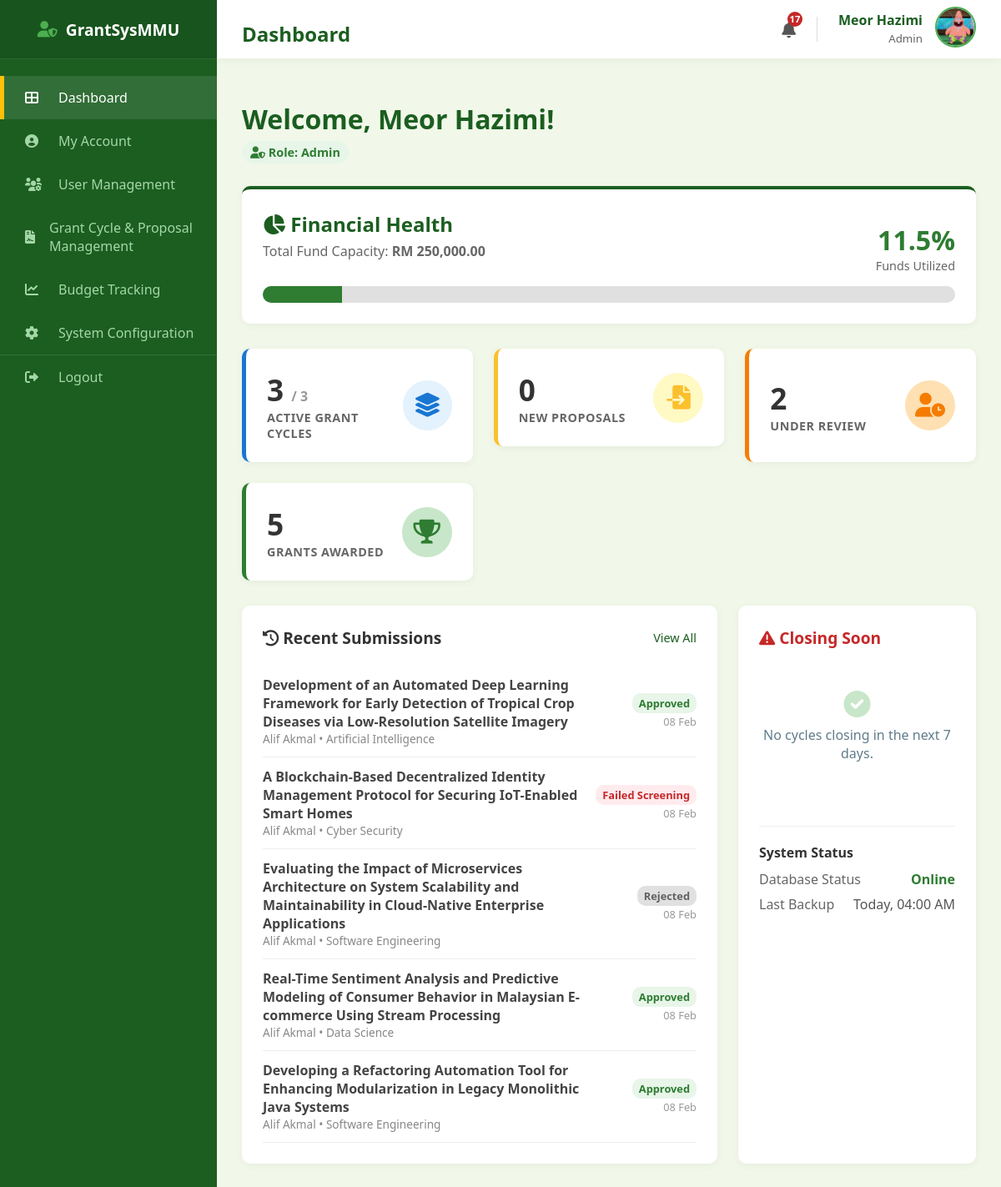
Page /admin/dashboard (signed in) on the earlier database version.
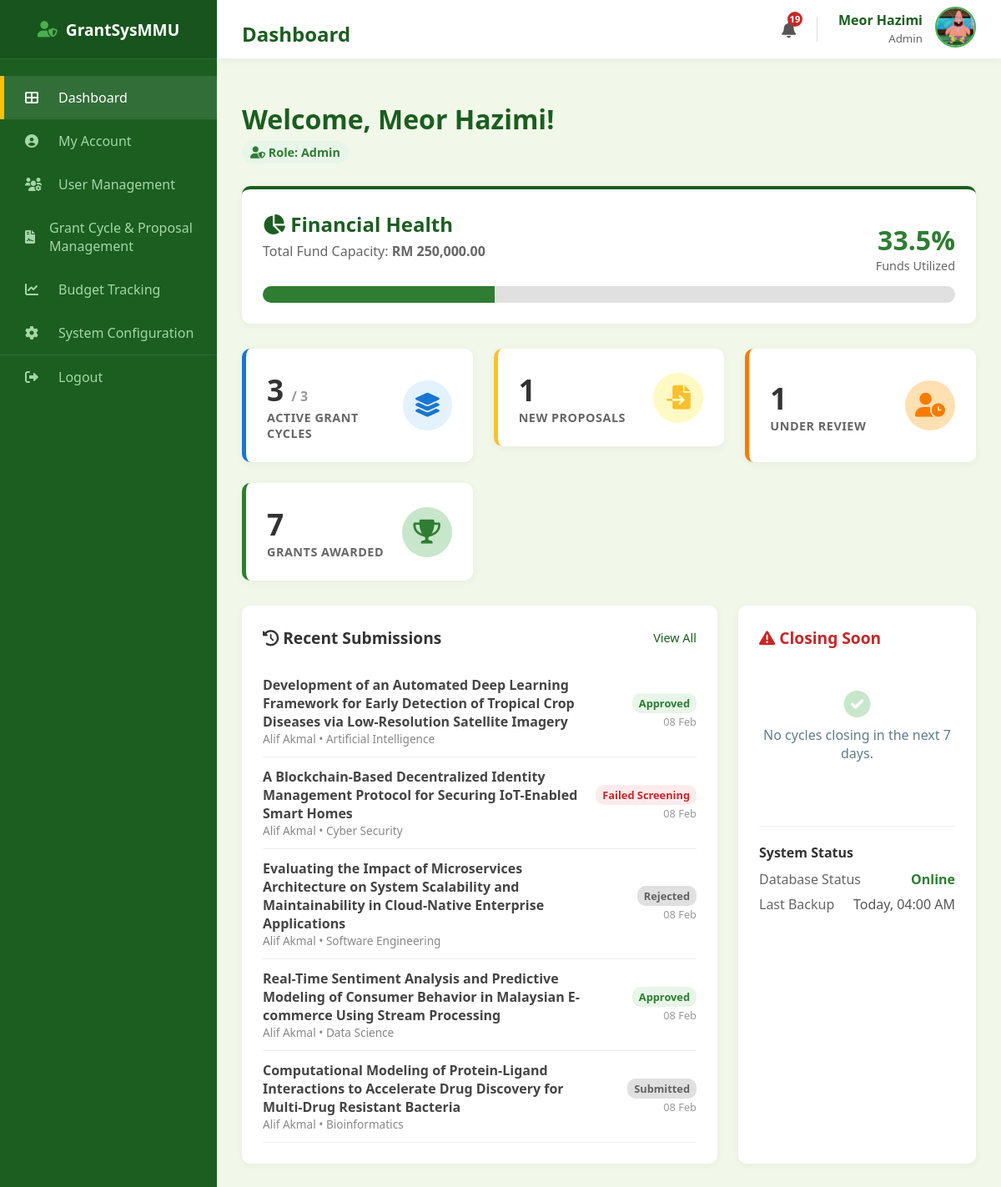
Same page on the later database version.
### models.py (models this page shows, shortened)
class Proposal(db.Model):
    __tablename__ = "proposal"
    proposal_id = db.Column(db.Integer, primary_key=True)
    title = db.Column(db.String(255), nullable=False)
    research_area = db.Column(db.String(100), nullable=False, default="General")
    requested_budget = db.Column(db.Float, nullable=False)
    status = db.Column(db.String(30), nullable=False, default="Draft")
    submission_date = db.Column(db.Date, default=malaysia_now)
    document_file = db.Column(db.String(100), nullable=True)
    review_score = db.Column(db.Integer, nullable=True)
    review_feedback = db.Column(db.Text, nullable=True)
    review_draft = db.Column(db.Text, nullable=True)
    researcher_id = db.Column(
        db.Integer, db.ForeignKey("researcher.researcher_id"), nullable=False
    )
    cycle_id = db.Column(
        db.Integer, db.ForeignKey("grant_cycle.cycle_id"), nullable=False
    )
    assigned_reviewer_id = db.Column(
        db.Integer, db.ForeignKey("reviewer.reviewer_id"), nullable=True
    )
    assigned_hod_id = db.Column(db.Integer, db.ForeignKey("hod.hod_id"), nullable=True)
    reviewer = db.relationship("Reviewer", foreign_keys=[assigned_reviewer_id])
    hod = db.relationship("HOD", foreign_keys=[assigned_hod_id])
    deadlines = db.relationship(
        "Deadline", backref="proposal", cascade="all, delete-orphan"
    )

class User(db.Model):
    __tablename__ = "user"
    mmu_id = db.Column(db.String(15), primary_key=True)
    name = db.Column(db.String(150), nullable=False)
    email = db.Column(db.String(100), unique=True, nullable=False)
    password = db.Column(db.String(100), nullable=False)
    faculty = db.Column(db.String(100), nullable=False)
    user_role = db.Column(db.String(25), nullable=False)
    profile_image = db.Column(db.String(20), nullable=False, default="default.jpg")
    phone_number = db.Column(db.String(20), nullable=True)
    admin_profile = db.relationship(
        "Admin", backref="user_info", uselist=False, cascade="all, delete-orphan"
    )
    researcher_profile = db.relationship(
        "Researcher", backref="user_info", uselist=False, cascade="all, delete-orphan"
    )
    reviewer_profile = db.relationship(
        "Reviewer", backref="user_info", uselist=False, cascade="all, delete-orphan"
    )
    hod_profile = db.relationship(
        "HOD", backref="user_info", uselist=False, cascade="all, delete-orphan"
    )

### routes/admin_routes.py (the view)
@admin_bp.route("/admin/dashboard")
def admin_dashboard():
    if session.get("role") != "Admin":
        return redirect(url_for("admin.admin_login"))
    user = User.query.get(session["user_id"])
    try:
        total_fund_capacity = db.session.query(func.sum(Budget.amount)).scalar() or 0
    except:
        total_fund_capacity = 0
    awarded_proposals = Proposal.query.filter_by(status="Approved").all()
    funds_utilized = (
        sum(p.requested_budget for p in awarded_proposals) if awarded_proposals else 0
    )
    funds_utilized_percent = 0
    if total_fund_capacity > 0:
        funds_utilized_percent = round((funds_utilized / total_fund_capacity) * 100, 1)
    today = get_myt_date()
    next_7_days = today + timedelta(days=7)
    closing_soon = (
        GrantCycle.query.filter(
            GrantCycle.end_date >= today,
            GrantCycle.end_date <= next_7_days,
            GrantCycle.is_open == True,
        )
        .order_by(GrantCycle.end_date.asc())
        .all()
    )
    recent_proposals = (
        Proposal.query.filter(Proposal.status != "Draft")
        .order_by(Proposal.submission_date.desc())
        .limit(5)
        .all()
    )
    active_cycles_count = GrantCycle.query.filter(
        GrantCycle.is_open == True,
        GrantCycle.start_date <= today,
        GrantCycle.end_date >= today,
    ).count()
    under_review_statuses = [
        "Under Review",  # With Reviewer (Screening)
        "Passed Screening",  # With Reviewer (Scoring)
        "Pending HOD Approval",  # With HOD (Decision)
        "Pending Grant",  # With HOD (Allocation)
    ]
    stats = {
        "open_cycles": active_cycles_count,
        "total_cycles": GrantCycle.query.count(),
        "new_proposals": Proposal.query.filter_by(status="Submitted").count(),
        "under_review": Proposal.query.filter(
            Proposal.status.in_(under_review_statuses)
        ).count(),
        "awarded": Proposal.query.filter_by(status="Approved").count(),
    }
    return render_template(
        "admin_dashboard.html",
        user=user,
        total_fund_capacity=total_fund_capacity,
        funds_utilized_percent=funds_utilized_percent,
        closing_soon=closing_soon,
        recent_proposals=recent_proposals,
        open_cycles=stats["open_cycles"],
        total_cycles=stats["total_cycles"],
        new_proposals=stats["new_proposals"],
        under_review=stats["under_review"],
        awarded=stats["awarded"],
    )

### main.py (called while the page is built)
@app.context_processor
def inject_notifications():
    if "user_id" in session:
        unread = Notification.query.filter_by(recipient_id=session["user_id"], is_read=False).count()
        return dict(unread_notifications=unread)
    return dict(unread_notifications=0)

### utils.py (called while the page is built)
def get_myt_time():
    return datetime.now(timezone(timedelta(hours=8)))

def get_myt_date():
    return get_myt_time().date()

### templates/admin_dashboard.html (shortened to what the changed rows need)
<!DOCTYPE html>
<html lang="en">
<head>
    <link rel="stylesheet" type="text/css" href="{{ url_for('static', filename='style.css') }}">
    <link rel="stylesheet" href="https://cdnjs.cloudflare.com/ajax/libs/font-awesome/6.0.0/css/all.min.css">
</head>
<body>
    <div class="dashboard-container">
        <div class="main-content">
            <div class="top-bar">
                <h2>Dashboard</h2>
                <div style="display: flex; align-items: center; gap: 25px;">
                    <a href="{{ url_for('auth.view_notifications') }}"
                        style="position: relative; color: #555; font-size: 1.2rem; text-decoration: none;">
                        <i class="fas fa-bell"></i>
                        {% if unread_notifications > 0 %}
                        <span
                            style="position: absolute; top: -8px; right: -8px; background: #c62828; color: white; border-radius: 50%; width: 18px; height: 18px; font-size: 0.7rem; display: flex; align-items: center; justify-content: center; font-weight: bold;">
                            {{ unread_notifications }}
                        </span>
                        {% endif %}
                    </a>
                </div>
            </div>
            <div class="content-wrapper">
                <div style="margin-bottom: 30px;">
                    <h1 style="color: #1b5e20; margin-bottom: 5px;">Welcome, {{ user.name }}!</h1>
                </div>
                <div class="financial-card">
                    <div style="display: flex; justify-content: space-between; align-items: flex-end;">
                        <div style="text-align: right;">
                            <span
                                style="font-size: 2rem; font-weight: bold; color: {% if funds_utilized_percent > 80 %}#c62828{% else %}#2e7d32{% endif %};">
                                {{ funds_utilized_percent }}%
                            </span>
                            <p style="margin: 0; font-size: 0.9rem; color: #666;">Funds Utilized</p>
                        </div>
                    </div>
                    <div class="progress-container">
                        <div class="progress-bar" style="width: {{ funds_utilized_percent }}%;"></div>
                    </div>
                </div>
                <div style="display: grid; grid-template-columns: repeat(auto-fit, minmax(240px, 1fr)); gap: 25px;">
                    <a href="{{ url_for('admin.admin_proposal_management') }}" style="text-decoration: none;">
                        <div class="dash-card card-yellow">
                            <div class="card-info">
                                <h3>{{ new_proposals }}</h3>
                                <p>New Proposals</p>
                            </div>
                        </div>
                    </a>
                    <div class="dash-card card-orange">
                        <div class="card-info">
                            <h3>{{ under_review }}</h3>
                            <p>Under Review</p>
                        </div>
                    </div>
                    <div class="dash-card card-green">
                        <div class="card-info">
                            <h3>{{ awarded }}</h3>
                            <p>Grants Awarded</p>
                        </div>
                    </div>
                </div>
                <div style="display: grid; grid-template-columns: 2fr 1fr; gap: 25px; margin-top: 30px;">
                    <div
                        style="background: white; padding: 25px; border-radius: 10px; box-shadow: 0 2px 10px rgba(0,0,0,0.05);">
                        <table style="width: 100%; border-collapse: collapse;">
                            <tbody>
                                {% for prop in recent_proposals %}
                                <tr style="border-bottom: 1px solid #eee;">
                                    <td style="padding: 12px 0;">
                                        <div style="font-weight: bold; color: #444;">{{ prop.title }}</div>
                                        <div style="font-size: 0.85rem; color: #888;">{{ prop.researcher.user_info.name
                                            }} • {{ prop.research_area }}</div>
                                    </td>
                                    <td style="text-align: right; padding: 12px 0;">
                                        <span style="font-size: 0.8rem; padding: 3px 8px; border-radius: 10px; font-weight: bold; white-space: nowrap;
                                            {% if prop.status == 'Passed Screening' %}
                                                background: #e3f2fd; color: #1565c0;
                                            {% elif prop.status == 'Failed Screening' %}
                                                background: #ffebee; color: #c62828;
                                            {% elif prop.status == 'Return for Reassignment' %}
                                                background:#424242; color:#fff;
                                            {% elif prop.status == 'Pending HOD Approval' %}
                                                background:#d8bfd8; color:#50404d;
                                            {% elif prop.status == 'Approved' %}
                                                background:#e8f5e9; color:#2e7d32;
                                            {% else %}
                                                background:#e0e0e0; color:#616161;
                                            {% endif %}
                                        ">
                                            {% if prop.status == 'Return for Reassignment' %}
                                                Return to Admin
                                            {% else %}
                                                {{ prop.status }}
                                            {% endif %}
                                        </span>
                                        <div style="font-size: 0.8rem; color: #999; margin-top: 3px;">{{
                                            prop.submission_date.strftime('%d %b') }}</div>
                                    </td>
                                </tr>
                                {% else %}
                                <tr>
                                    <td style="padding: 20px; text-align: center; color: #999;">No recent activity.</td>
                                </tr>
                                {% endfor %}
                            </tbody>
                        </table>
                    </div>
                </div>
            </div>
        </div>
    </div>
</body>
</html>

Differences in the rows shown:
no longer on this page (row unchanged): Proposal: title "Developing a Refactoring Automation Tool for Enhancing Modularization in Legacy Monolithic Java Systems", researcher.user_info.name "Alif Akmal", research_area "Software Engineering", status "Approved", submission_date "08 Feb"
now on this page (row edited): Proposal: title "Computational Modeling of Protein-Ligand Interactions to Accelerate Drug Discovery for Multi-Drug Resistant Bacteria", researcher.user_info.name "Alif Akmal", research_area "Bioinformatics", status "Submitted", submission_date "08 Feb"
Other differences:
{{ unread_notifications }}: "17" → "19"
{{ funds_utilized_percent }}: "11.5" → "33.5"
{{ funds_utilized_percent }}: 11.5 → 33.5 (drawn)
{{ new_proposals }}: "0" → "1"
{{ under_review }}: "2" → "1"
{{ awarded }}: "5" → "7"
